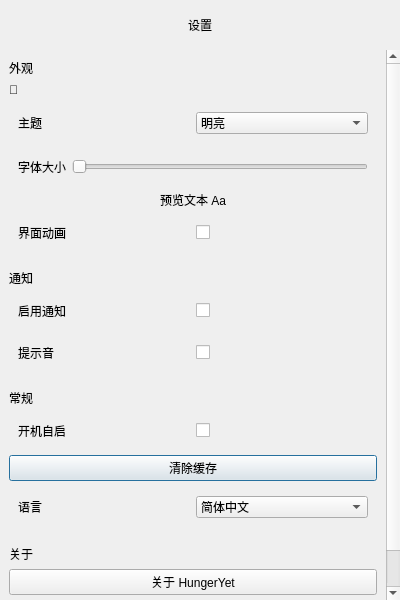
<?xml version="1.0" encoding="UTF-8"?>
<ui version="4.0">
 <class>SettingDialog</class>
 <widget class="QDialog" name="SettingDialog">
  <property name="geometry">
   <rect>
    <x>0</x>
    <y>0</y>
    <width>400</width>
    <height>600</height>
   </rect>
  </property>
  <property name="windowTitle">
   <string>设置</string>
  </property>
  <layout class="QVBoxLayout" name="verticalLayout">
   <property name="spacing">
    <number>0</number>
   </property>
   <property name="leftMargin">
    <number>0</number>
   </property>
   <property name="topMargin">
    <number>0</number>
   </property>
   <property name="rightMargin">
    <number>0</number>
   </property>
   <property name="bottomMargin">
    <number>0</number>
   </property>
   <item>
    <widget class="QWidget" name="topBar" native="true">
     <property name="minimumSize">
      <size>
       <width>0</width>
       <height>50</height>
      </size>
     </property>
     <layout class="QHBoxLayout" name="horizontalLayout">
      <property name="leftMargin">
       <number>20</number>
      </property>
      <property name="rightMargin">
       <number>20</number>
      </property>
      <item>
       <widget class="QLabel" name="titleLabel">
        <property name="text">
         <string>设置</string>
        </property>
        <property name="alignment">
         <set>Qt::AlignCenter</set>
        </property>
       </widget>
      </item>
     </layout>
    </widget>
   </item>
   <item>
    <widget class="QScrollArea" name="scrollArea">
     <property name="frameShape">
      <enum>QFrame::NoFrame</enum>
     </property>
     <property name="widgetResizable">
      <bool>true</bool>
     </property>
     <widget class="QWidget" name="scrollAreaWidgetContents">
      <layout class="QVBoxLayout" name="verticalLayout_2">
       <property name="spacing">
        <number>0</number>
       </property>
       <property name="leftMargin">
        <number>0</number>
       </property>
       <property name="topMargin">
        <number>0</number>
       </property>
       <property name="rightMargin">
        <number>0</number>
       </property>
       <property name="bottomMargin">
        <number>0</number>
       </property>
       <item>
        <widget class="QWidget" name="settingGroup1" native="true">
         <layout class="QVBoxLayout" name="verticalLayout_3">
          <item>
           <widget class="QLabel" name="appearanceLabel">
            <property name="text">
             <string>外观</string>
            </property>
           </widget>
          </item>
          <item>
           <widget class="QLabel" name="appearanceIcon">
            <property name="text">
             <string>🎨</string>
            </property>
            <property name="minimumWidth">
             <number>24</number>
            </property>
           </widget>
          </item>
          <item>
           <widget class="QWidget" name="themeWidget" native="true">
            <layout class="QHBoxLayout" name="horizontalLayout_2">
             <item>
              <widget class="QLabel" name="themeLabel">
               <property name="text">
                <string>主题</string>
               </property>
              </widget>
             </item>
             <item>
              <widget class="QComboBox" name="themeComboBox">
               <item>
                <property name="text">
                 <string>明亮</string>
                </property>
               </item>
               <item>
                <property name="text">
                 <string>暗黑</string>
                </property>
               </item>
              </widget>
             </item>
            </layout>
           </widget>
          </item>
          <item>
           <widget class="QWidget" name="fontSizeWidget" native="true">
            <layout class="QHBoxLayout" name="horizontalLayout_3">
             <item>
              <widget class="QLabel" name="fontSizeLabel">
               <property name="text">
                <string>字体大小</string>
               </property>
              </widget>
             </item>
             <item>
              <widget class="QSlider" name="fontSizeSlider">
               <property name="orientation">
                <enum>Qt::Horizontal</enum>
               </property>
              </widget>
             </item>
            </layout>
           </widget>
          </item>
          <item>
           <widget class="QLabel" name="fontPreviewLabel">
            <property name="text">
             <string>预览文本 Aa</string>
            </property>
            <property name="alignment">
             <set>Qt::AlignCenter</set>
            </property>
           </widget>
          </item>
          <item>
           <widget class="QWidget" name="animationWidget" native="true">
            <layout class="QHBoxLayout" name="horizontalLayout_6">
             <item>
              <widget class="QLabel" name="animationLabel">
               <property name="text">
                <string>界面动画</string>
               </property>
              </widget>
             </item>
             <item>
              <widget class="QCheckBox" name="animationCheckBox"/>
             </item>
            </layout>
           </widget>
          </item>
         </layout>
        </widget>
       </item>
       <item>
        <widget class="Line" name="line"/>
       </item>
       <item>
        <widget class="QWidget" name="settingGroup2" native="true">
         <layout class="QVBoxLayout" name="verticalLayout_4">
          <item>
           <widget class="QLabel" name="notificationLabel">
            <property name="text">
             <string>通知</string>
            </property>
           </widget>
          </item>
          <item>
           <widget class="QWidget" name="notificationWidget" native="true">
            <layout class="QHBoxLayout" name="horizontalLayout_4">
             <item>
              <widget class="QLabel" name="enableNotificationLabel">
               <property name="text">
                <string>启用通知</string>
               </property>
              </widget>
             </item>
             <item>
              <widget class="QCheckBox" name="notificationCheckBox"/>
             </item>
            </layout>
           </widget>
          </item>
          <item>
           <widget class="QWidget" name="soundWidget" native="true">
            <layout class="QHBoxLayout" name="horizontalLayout_7">
             <item>
              <widget class="QLabel" name="soundLabel">
               <property name="text">
                <string>提示音</string>
               </property>
              </widget>
             </item>
             <item>
              <widget class="QCheckBox" name="soundCheckBox"/>
             </item>
            </layout>
           </widget>
          </item>
         </layout>
        </widget>
       </item>
       <item>
        <widget class="Line" name="line_2"/>
       </item>
       <item>
        <widget class="QWidget" name="settingGroup3" native="true">
         <layout class="QVBoxLayout" name="verticalLayout_5">
          <item>
           <widget class="QLabel" name="generalLabel">
            <property name="text">
             <string>常规</string>
            </property>
           </widget>
          </item>
          <item>
           <widget class="QWidget" name="autoStartWidget" native="true">
            <layout class="QHBoxLayout" name="horizontalLayout_5">
             <item>
              <widget class="QLabel" name="autoStartLabel">
               <property name="text">
                <string>开机自启</string>
               </property>
              </widget>
             </item>
             <item>
              <widget class="QCheckBox" name="autoStartCheckBox"/>
             </item>
            </layout>
           </widget>
          </item>
          <item>
           <widget class="QPushButton" name="clearCacheBtn">
            <property name="text">
             <string>清除缓存</string>
            </property>
           </widget>
          </item>
          <item>
           <widget class="QWidget" name="languageWidget" native="true">
            <layout class="QHBoxLayout" name="horizontalLayout_8">
             <item>
              <widget class="QLabel" name="languageLabel">
               <property name="text">
                <string>语言</string>
               </property>
              </widget>
             </item>
             <item>
              <widget class="QComboBox" name="languageComboBox">
               <item>
                <property name="text">
                 <string>简体中文</string>
                </property>
               </item>
               <item>
                <property name="text">
                 <string>English</string>
                </property>
               </item>
              </widget>
             </item>
            </layout>
           </widget>
          </item>
         </layout>
        </widget>
       </item>
       <item>
        <widget class="Line" name="line_3"/>
       </item>
       <item>
        <widget class="QWidget" name="settingGroup4" native="true">
         <layout class="QVBoxLayout" name="verticalLayout_6">
          <item>
           <widget class="QLabel" name="aboutLabel">
            <property name="text">
             <string>关于</string>
            </property>
           </widget>
          </item>
          <item>
           <widget class="QPushButton" name="aboutBtn">
            <property name="text">
             <string>关于 HungerYet</string>
            </property>
           </widget>
          </item>
         </layout>
        </widget>
       </item>
       <item>
        <widget class="QWidget" name="versionWidget" native="true">
         <layout class="QHBoxLayout" name="horizontalLayout_9">
          <item>
           <widget class="QLabel" name="versionLabel">
            <property name="text">
             <string>当前版本</string>
            </property>
           </widget>
          </item>
          <item>
           <widget class="QLabel" name="versionValueLabel">
            <property name="text">
             <string>v1.0.0</string>
            </property>
            <property name="alignment">
             <set>Qt::AlignRight|Qt::AlignVCenter</set>
            </property>
           </widget>
          </item>
         </layout>
        </widget>
       </item>
       <item>
        <spacer name="verticalSpacer">
         <property name="orientation">
          <enum>Qt::Vertical</enum>
         </property>
         <property name="sizeHint" stdset="0">
          <size>
           <width>20</width>
           <height>40</height>
          </size>
         </property>
        </spacer>
       </item>
      </layout>
     </widget>
    </widget>
   </item>
  </layout>
 </widget>
 <resources/>
 <connections/>
</ui>
